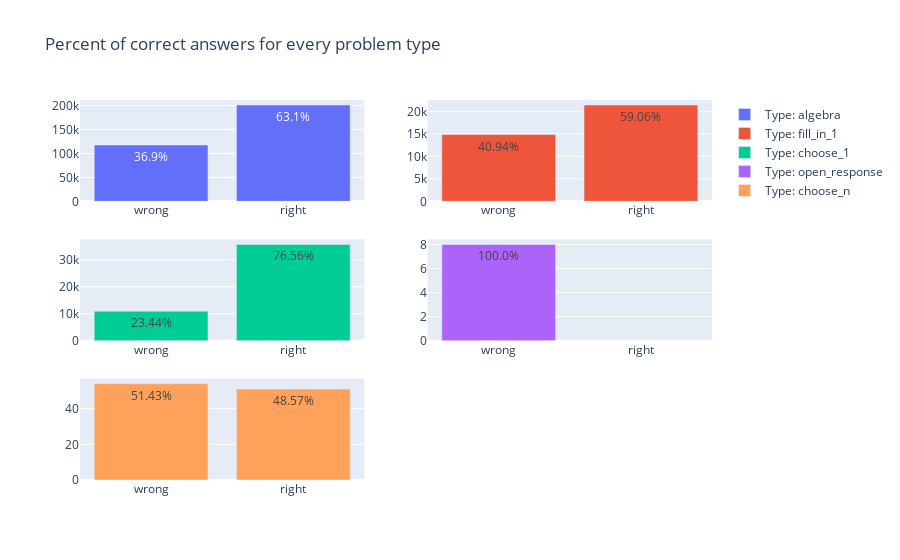

The cell this chart's notebook holds for it:
### Code cell
fig = make_subplots(rows=3, cols=2)

traces = [
    go.Bar(
        x = ['wrong', 'right'],
        y = [
            len(data[(data['answer_type'] == item) & (data['correct'] == 0)]),
            len(data[(data['answer_type'] == item) & (data['correct'] == 1)])
        ],
        name = 'Type: ' + str(item),
        text = [
            str(round(100*len(data[(data['answer_type'] == item)&(data['correct'] == 0)])/len(data[data['answer_type'] == item]),2)) + '%',
            str(round(100*len(data[(data['answer_type'] == item)&(data['correct'] == 1)])/len(data[data['answer_type'] == item]),2)) + '%'
        ],
        textposition = 'auto'
    ) for item in data['answer_type'].unique().tolist()
]

for i in range(len(traces)):
    fig.append_trace(
        traces[i],
        (i //2) + 1,
        (i % 2) + 1
    )
    
fig.update_layout(
    title_text = 'Percent of correct answers for every problem type',
)

fig.show()

### Figure 1 — Plotly figure (JSON) as saved in the notebook; plotly's stock layout.template omitted (floating-point values rounded to 4 significant figures)
{"data": [{"name": "Type: algebra", "text": ["36.9%", "63.1%"], "textposition": "auto", "type": "bar", "x": ["wrong", "right"], "xaxis": "x", "y": [117635, 201136], "yaxis": "y"}, {"name": "Type: fill_in_1", "text": ["40.94%", "59.06%"], "textposition": "auto", "type": "bar", "x": ["wrong", "right"], "xaxis": "x2", "y": [14823, 21387], "yaxis": "y2"}, {"name": "Type: choose_1", "text": ["23.44%", "76.56%"], "textposition": "auto", "type": "bar", "x": ["wrong", "right"], "xaxis": "x3", "y": [10938, 35724], "yaxis": "y3"}, {"name": "Type: open_response", "text": ["100.0%", "0.0%"], "textposition": "auto", "type": "bar", "x": ["wrong", "right"], "xaxis": "x4", "y": [8, 0], "yaxis": "y4"}, {"name": "Type: choose_n", "text": ["51.43%", "48.57%"], "textposition": "auto", "type": "bar", "x": ["wrong", "right"], "xaxis": "x5", "y": [54, 51], "yaxis": "y5"}], "layout": {"title": {"text": "Percent of correct answers for every problem type"}, "xaxis": {"anchor": "y", "domain": [0, 0.45]}, "xaxis2": {"anchor": "y2", "domain": [0.55, 1]}, "xaxis3": {"anchor": "y3", "domain": [0, 0.45]}, "xaxis4": {"anchor": "y4", "domain": [0.55, 1]}, "xaxis5": {"anchor": "y5", "domain": [0, 0.45]}, "xaxis6": {"anchor": "y6", "domain": [0.55, 1]}, "yaxis": {"anchor": "x", "domain": [0.7333, 1]}, "yaxis2": {"anchor": "x2", "domain": [0.7333, 1]}, "yaxis3": {"anchor": "x3", "domain": [0.3667, 0.6333]}, "yaxis4": {"anchor": "x4", "domain": [0.3667, 0.6333]}, "yaxis5": {"anchor": "x5", "domain": [0, 0.2667]}, "yaxis6": {"anchor": "x6", "domain": [0, 0.2667]}}}
